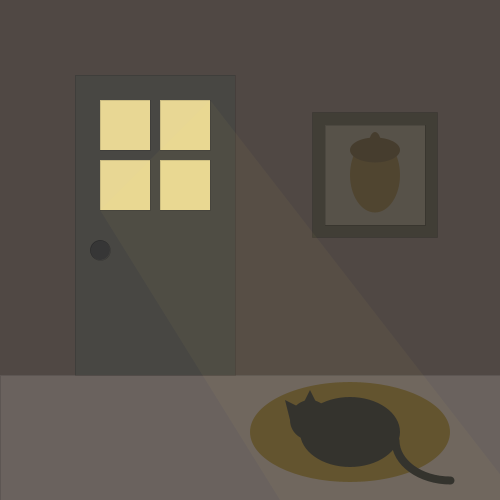
Frame 1 (no input)
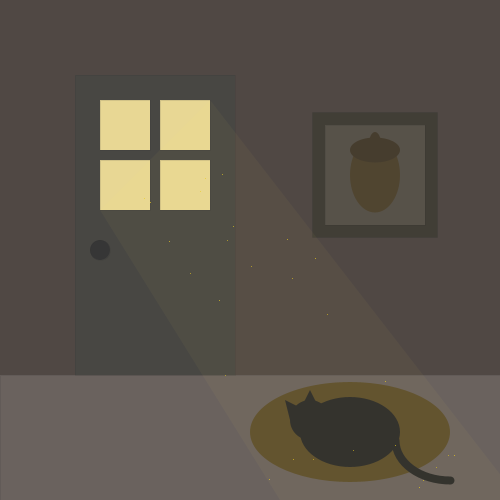
Frame 60 (the mouse pressed at the canvas centre just before this capture)
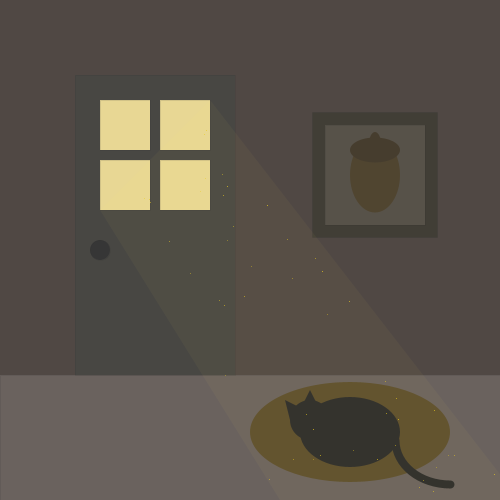
Frame 120 (the mouse held since frame 60 and released just before this capture)

The Processing sketch that drew these frames (run headless with seeded random() and noise(); from frame 60 on, the mouse is pressed at the canvas centre):

// Processing sketch: sketch_02_cat_nap
// ── sketch_02_cat_nap.pde
int twitch = 0;
int step = 1;
int frame = 0;
float[][] motes = new float[100][3];
PVector light[] = new PVector[4];

// Todo: Standardize on width/100 or something more granular
// for all math so we can actually resize the screen.

void setup() {
  size(500,500);

  light[0]=new PVector(width/50*10, (width/50)*21);
  light[1]=new PVector(width/50*28, (width/50)*50);
  light[2]=new PVector(width/50*52, (width/50)*50);
  light[3]=new PVector(width/50*21, width/50*10);

}

void draw() {
  // We create a frame loop because things move too fast in the draw loop
  // to animate with. This lets us draw at full speed, but slow some things
  // down.
  frame++;
  if (frame >= 100) {
    frame = 0;
  };
  // Clear the background and draw the objects.
  background(#504844);
  draw_floor();
  draw_door();
  draw_window();
  draw_painting();
  draw_rug();
  draw_cat();
  draw_light();
  draw_motes();
}

void draw_floor() {
  fill(#6A625E);
  strokeWeight(0);
  rect(0, width/4*3, width, width/1);  
}

void draw_door() {
  fill(#484743);
  strokeWeight(0);
  rect(width/20*3, (width/20)*3, width/30*10, width/10*6);
  fill(#363636);
  ellipse(width/20*4, (width/20)*10, width/25, width/25);
}

void draw_window() {
  fill(#E8D794);
  strokeWeight(0);
  rect(width/10*2, (width/10)*2, width/10, width/10);
  rect((width/10*3)+width/50, ((width/10)*2), width/10, width/10);
  rect(width/10*2, ((width/10)*3)+width/50, width/10, width/10);
  rect((width/10*3)+width/50, ((width/10)*3)+width/50, width/10, width/10);
}

void draw_painting() {
  // It's easier to draw rectangles from the center when we're
  // drawing them centered over each other.
  rectMode(CENTER);
  fill(#413e36);
  strokeWeight(0);
  rect(width/20*15, (width/20)*7, width/20*5, width/20*5);
  fill(#575249);
  rect(width/20*15, (width/20)*7, width/20*4, width/20*4);
  // Reset rectMode back so it doesn't break everything else.
  rectMode(CORNER);
  fill(#504530);
  noStroke();
  ellipse(width/20*15, (width/20)*7, width/20*2, width/20*3);
  fill(#463d2e);
  ellipse(width/20*15, (width/40)*12, width/40*1, width/40*2);
  ellipse(width/20*15, (width/20)*6, width/20*2, width/20*1);
  strokeWeight(0);
}

void draw_rug() {
  // This should probably be a different shape, wider in the front
  // and narrower in the back, but ellipse is what we've got, so it's
  // what we'll use.
  fill(#5D4E2D);
  strokeWeight(0);
  ellipse(width/20*14, (width/30)*27, width/10*4, width/10*2);
}

void draw_motes() {
  strokeWeight(1);
  // We work our way through our motes array...
  for (int i = 0; i < 100; i++) {
    // If the mote's alpha color is > 0 it must be a valid mote.
    if (motes[i][2] > 0) {
      // Drop the alpha till it's 0
      if (frame % 5 == 0) {
        motes[i][2] -= 5;
      }
      // Draw the mote itself
      stroke(234, 204, 31, motes[i][2]);
      point(motes[i][0], motes[i][1]);
    } else {
      // We don't want to draw all the motes at once,
      // and we aren't doing a frame thing, so we pick
      // a random number and use that.
      // 200 to 1 feels right, and makes it feel somewhat
      // organic.
      if (random(200) < 1) {
        // Find a new point inside the light beam.
        boolean outside = true;
        float x = 0;
        float y = 0;
        while (outside) {
          x = random(500);
          y = random(500);
          if (containsPoint(light, x, y)) {
            outside = false;
          }
        }
        motes[i][0] = x;
        motes[i][1] = y;
        // Since this gets inserted at the end of the loop,
        // we never actually draw a dot at 255 alpha.
        motes[i][2] = 255;
      }
    }
  }
  // Reset our stroke color so things aren't weird.
  stroke(#2C2C2B);
  strokeWeight(0);
}

void draw_light() {
  // We use a vector shape for our light instead of a quad
  // because we have a handy function to check if an x/y point
  // is inside a shape.
  fill(255,231,95,10);
  // Light beams don't have outlines.
  noStroke();
  beginShape();
  for(PVector v : light) {
    vertex(v.x,v.y);
  }
  endShape(CLOSE);
  stroke(0);
}

void draw_cat() {
  // Meow.
  fill(#2C2C2B);
  noStroke();
  ellipse(width/20*14, width/30*27, width/20*4, width/50*7);
  ellipse(width/50*31, width/50*42, width/50*4, width/50*4);
  triangle(width/100*58, width/100*84, width/100*61, width/100*82, width/100*57, width/100*80);
  triangle(width/50*30, width/50*41, width/50*32, width/50*41, width/50*31, width/50*39);
  strokeWeight(8);
  stroke(#2C2C2B);
  noFill();
  // We move the tail based on the twitch number, which we bounce up
  // and down with some math. We only do it part of the time,
  // because constantly moving the tail looks weird.
  arc(width/50*45, width/50*44, width/50*11, width/500*80+(twitch), HALF_PI, PI);
  strokeWeight(0);
  if ((frame % 5 == 0) && (frame > 50)) {
    twitch = twitch + step;
    if (twitch > 10 || twitch < 1) {
      step = step * -1;
    };
  };
}

// I'm just going to say it, I have no idea how this function works.
// Hooray, internet!

// taken from:
// http://hg.postspectacular.com/toxiclibs/src/tip/src.core/toxi/geom/Polygon2D.java
boolean containsPoint(PVector[] verts, float px, float py) {
  int num = verts.length;
  int i, j = num - 1;
  boolean oddNodes = false;
  for (i = 0; i < num; i++) {
    PVector vi = verts[i];
    PVector vj = verts[j];
    if (vi.y < py && vj.y >= py || vj.y < py && vi.y >= py) {
      if (vi.x + (py - vi.y) / (vj.y - vi.y) * (vj.x - vi.x) < px) {
        oddNodes = !oddNodes;
      }
    }
    j = i;
  }
  return oddNodes;
}
